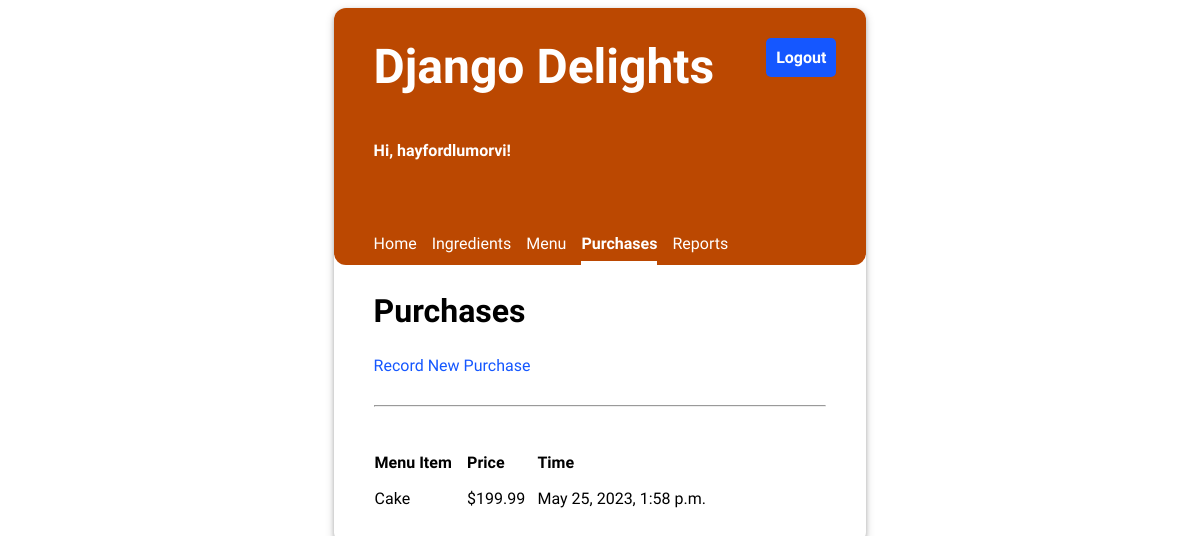
The page /purchases/ (signed in) on the database its author committed.
### inventory/models.py (models this page shows, shortened)
class Purchase(models.Model):
    menu_item = models.ForeignKey(MenuItem, on_delete=models.CASCADE)
    timestamp = models.DateTimeField(auto_now_add=True)

class MenuItem(models.Model):
    title = models.CharField(max_length=200, unique=True)
    price = models.FloatField(default=0.00)

### inventory/views.py (the view)
# urls.py: path('purchases/', views.PurchasesView.as_view(), name="purchases"),
class PurchasesView(LoginRequiredMixin, ListView):
    template_name = "inventory/purchase_list.html"
    model = Purchase

### inventory/templates/inventory/purchase_list.html (shortened to what this page needs)
{% extends 'base.html' %}
{% load static %}
{% block content %}
    <h2>Purchases</h2>
    <a href="{% url 'add_purchase' %}">Record New Purchase</a>
    <hr/>
    <table class="inventory-table">
        <thead>
            <tr>
                <th>Menu Item</th>
                <th>Price</th>
                <th>Time</th>
            </tr>
        </thead>
        <tbody>
        {% for purchase in object_list %}
            <tr>
                <td>{{ purchase.menu_item.title }}</td>
                <td class="price">${{ purchase.menu_item.price|stringformat:".2f" }}</td>
                <td>{{ purchase.timestamp }}</td>
            </tr>
        {% endfor %}
        </tbody>
    </table>
{% endblock %}

### inventory/templates/base.html (shortened to what this page needs)
{% load static %}
<!DOCTYPE html>
<html>
<head>
  <link rel="stylesheet" type="text/css" href="{% static 'inventory/style.css' %}" />
</head>
<body>
  <div class="app">
  <header>
    <div class="header-first-row">
      <h1 class="title">Django Delights</h1>
      {% if user.is_authenticated %}
      <a class="logout" href="/logout">Logout</a>
      {% endif %}
    </div>
    {% if user.is_authenticated %}
      <p>Hi, {{ user.username }}!</p>
      <nav class="navbar">
        {% url 'home' as home_url %}
        {% url 'ingredients' as ingredients_url %}
        {% url 'menu' as menu_url %}
        {% url 'purchases' as purchases_url %}
        {% url 'reports' as reports_url %}
        <a class="nav-item{% if request.path == home_url %} current-page{% endif %}" href="{% url 'home' %}">Home</a>
        <a class="nav-item{% if request.path == ingredients_url %} current-page{% endif %}" href="{% url 'ingredients' %}">Ingredients</a>
        <a class="nav-item{% if request.path == menu_url %} current-page{% endif %}" href="{% url 'menu' %}">Menu</a>
        <a class="nav-item{% if request.path == purchases_url %} current-page{% endif %}" href="{% url 'purchases' %}">Purchases</a>
        <a class="nav-item{% if request.path == reports_url %} current-page{% endif %}" href="{% url 'reports' %}">Reports</a>
      </nav>
    {% endif %}
  </header>
  <main>
    {% block content %}{% endblock %}
  </main>
  </div>
</body>
</html>

### inventory/static/inventory/style.css (style rules this page uses)
body { font-family: 'Oxygen', sans-serif; }
hr { margin: 30px 0; }
header { color: #ffffff; background-color: #bb4801; min-height: 200px; display: flex; align-items: center; flex-direction: column; align-items: flex-start; padding-left: 40px; border-radius: .75rem; }
main { display: flex; flex-direction: column; padding: 0 40px 20px 40px; justify-content: center; }
main h2 { font-size: 2em; }
.app { border-radius: 0.75rem; min-width: 45%; max-width: 40%; margin: 0 auto; box-shadow: 0 2px 4px 0 rgba(0, 0, 0, 0.2), 0 3px 10px 0 rgba(0, 0, 0, 0.19); }
.title { font-size: 3em; padding: 30px 0; margin: auto 0; }
header p { font-weight: bold; }
.navbar { margin-top: 50px; display: flex; width: 100%; }
.navbar a { text-decoration: none; padding: 8px 0; color: #ffffff; margin-right: 15px; }
.navbar a:hover, .navbar .current-page { border-bottom: solid 4px #ffffff; border-spacing: 0 15px; font-weight: bold; }
main table { text-align: left; border-collapse: separate; border-spacing: 0 15px; width: 80%; }
.header-first-row { width: 100%; display: flex; justify-content: space-between; }
.logout { height: max-content; text-align: center; text-decoration: none; border: 0px; background-color: #1557FF; border-radius: 5px; color: white; padding: 10px; font-weight: bold; margin: 30px; font-size: 1em; }
a { text-decoration: none; color: #1557FF; }

### rows shown on the page
Purchase: menu_item "Cake", menu_item.price "199.99", timestamp "May 25, 2023, 1:58 p.m."

### other values the page prints
{{ user.username }} "hayfordlumorvi"
